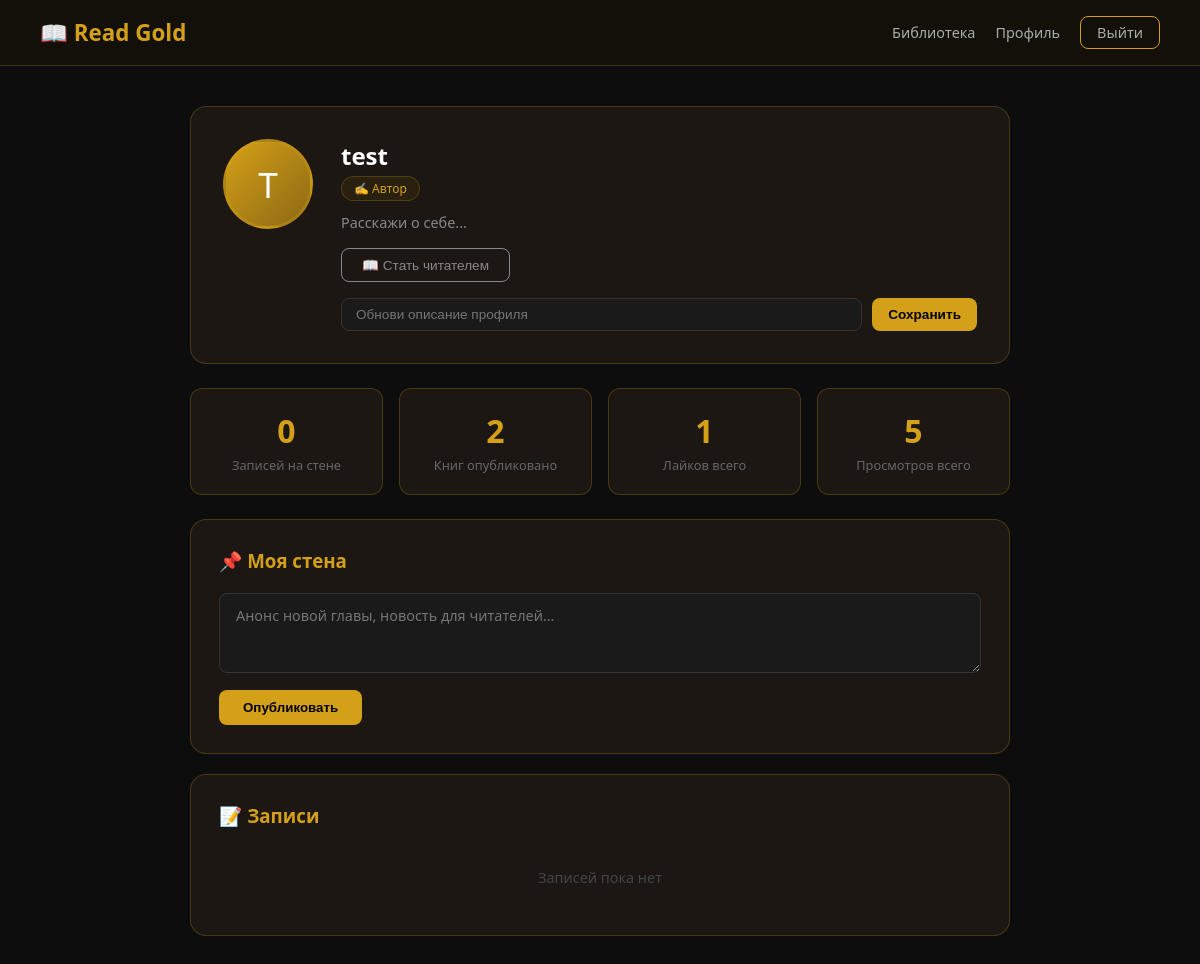
The page /profile (signed in) on the database its author committed.
### models.py (models this page shows)
class User(db.Model, UserMixin):
    id = db.Column(db.Integer, primary_key=True)
    username = db.Column(db.String(80), unique=True, nullable=False)
    email = db.Column(db.String(120), unique=True, nullable=False)
    password = db.Column(db.String(200), nullable=False)
    role = db.Column(db.String(20), default='reader')
    avatar = db.Column(db.String(200), nullable=True)
    bio = db.Column(db.Text, nullable=True)
    books = db.relationship('Book', backref='author', lazy=True)
    posts = db.relationship('Post', backref='user', lazy=True)

### app.py (the view)
@app.route('/profile')
@login_required
def profile():
    posts = Post.query.filter_by(user_id=current_user.id).order_by(Post.id.desc()).all()
    books = Book.query.filter_by(author_id=current_user.id).all()
    total_likes = sum(b.likes for b in books)
    total_views = sum(b.views for b in books)
    return render_template('profile.html', posts=posts, books=books,
                           total_likes=total_likes, total_views=total_views)

### app.py (called while the page is built)
@login_manager.user_loader
def load_user(user_id):
    return User.query.get(int(user_id))

### templates/profile.html (shortened to what this page needs)
<!DOCTYPE html>
<html lang="ru">
<head>
</head>
<body>
    <nav>
        <div class="logo">📖 Read Gold</div>
        <div class="nav-links">
            <a href="/dashboard">Библиотека</a>
            <a href="/profile">Профиль</a>
            <a href="/logout" class="logout">Выйти</a>
        </div>
    </nav>
    <div class="container">
        <div class="profile-header">
            <div class="avatar">
                {{ current_user.username[0].upper() }}
            </div>
            <div class="profile-info">
                <div class="profile-name">{{ current_user.username }}</div>
                <div class="profile-role">
                    {% if current_user.role == 'author' %}✍️ Автор{% else %}📖 Читатель{% endif %}
                </div>
                <div class="profile-bio">
                    {{ current_user.bio or 'Расскажи о себе...' }}
                    {% if current_user.role == 'reader' %}
<form method="POST" action="/set-role/author" style="margin-top: 16px;">
    <button type="submit" style="padding:8px 20px; background:transparent; border:1px solid #d4a017; color:#d4a017; border-radius:8px; cursor:pointer; font-size:0.85rem;">
        ✍️ Стать автором
    </button>
</form>
{% else %}
<form method="POST" action="/set-role/reader" style="margin-top: 16px;">
    <button type="submit" style="padding:8px 20px; background:transparent; border:1px solid #888; color:#888; border-radius:8px; cursor:pointer; font-size:0.85rem;">
        📖 Стать читателем
    </button>
</form>
{% endif %}
                </div>
                <form method="POST" action="/update-bio" class="edit-bio-form">
                    <input type="text" name="bio" placeholder="Обнови описание профиля">
                    <button type="submit">Сохранить</button>
                </form>
            </div>
        </div>
        <div class="stats">
            <div class="stat-card">
                <div class="stat-number">{{ posts|length }}</div>
                <div class="stat-label">Записей на стене</div>
            </div>
            {% if current_user.role == 'author' %}
            <div class="stat-card">
                <div class="stat-number">{{ books|length }}</div>
                <div class="stat-label">Книг опубликовано</div>
            </div>
            <div class="stat-card">
                <div class="stat-number">{{ total_likes }}</div>
                <div class="stat-label">Лайков всего</div>
            </div>
            <div class="stat-card">
                <div class="stat-number">{{ total_views }}</div>
                <div class="stat-label">Просмотров всего</div>
            </div>
            {% else %}
            <div class="stat-card">
                <div class="stat-number">0</div>
                <div class="stat-label">Прочитано книг</div>
            </div>
            {% endif %}
        </div>
        <div class="card">
            <h3>📌 Моя стена</h3>
            <form method="POST" action="/add-post" class="post-form">
                <textarea name="content" placeholder="{% if current_user.role == 'author' %}Анонс новой главы, новость для читателей...{% else %}Напиши рецензию или впечатление от книги...{% endif %}" required></textarea>
                <button type="submit">Опубликовать</button>
            </form>
        </div>
        <div class="card">
            <h3>📝 Записи</h3>
            {% if posts %}
                {% for post in posts %}
                <div class="post-item">
                    <div class="post-content">{{ post.content }}</div>
                    <div class="post-date">{{ post.created_at.strftime('%d.%m.%Y %H:%M') }}</div>
                </div>
                {% endfor %}
            {% else %}
                <div class="empty">Записей пока нет</div>
            {% endif %}
        </div>
    </div>
</body>
</html>

### templates/profile.html (style rules this page uses)
* { margin: 0; padding: 0; box-sizing: border-box; }
body { background-color: #0d0d0d; font-family: 'Segoe UI', sans-serif; color: #fff; min-height: 100vh; }
nav { background: rgba(20, 16, 10, 0.95); border-bottom: 1px solid #b8960c44; padding: 16px 40px; display: flex; justify-content: space-between; align-items: center; }
.logo { color: #d4a017; font-size: 1.4rem; font-weight: bold; }
.nav-links { display: flex; gap: 20px; align-items: center; }
.nav-links a { color: #aaa; text-decoration: none; font-size: 0.9rem; }
.logout { background: transparent; border: 1px solid #d4a017; color: #d4a017; padding: 6px 16px; border-radius: 8px; font-size: 0.85rem; text-decoration: none; }
.container { padding: 40px; max-width: 900px; margin: 0 auto; }
.profile-header { background: rgba(30, 25, 20, 0.95); border: 1px solid #b8960c44; border-radius: 16px; padding: 32px; display: flex; gap: 28px; align-items: flex-start; margin-bottom: 24px; }
.avatar { width: 90px; height: 90px; border-radius: 50%; background: linear-gradient(135deg, #d4a017, #8b6914); display: flex; align-items: center; justify-content: center; font-size: 2.2rem; flex-shrink: 0; border: 3px solid #d4a01744; }
.profile-info { flex: 1; }
.profile-name { font-size: 1.5rem; font-weight: bold; margin-bottom: 4px; }
.profile-role { display: inline-block; background: #2a2010; color: #d4a017; font-size: 0.75rem; padding: 3px 12px; border-radius: 20px; border: 1px solid #b8960c44; margin-bottom: 12px; }
.profile-bio { color: #888; font-size: 0.9rem; margin-bottom: 16px; }
.edit-bio-form { display: flex; gap: 10px; }
.edit-bio-form input { flex: 1; padding: 8px 14px; background: #1a1a1a; border: 1px solid #333; border-radius: 8px; color: #fff; font-size: 0.85rem; outline: none; }
.edit-bio-form button { padding: 8px 16px; background: #d4a017; color: #000; font-weight: bold; border: none; border-radius: 8px; cursor: pointer; font-size: 0.85rem; }
.stats { display: flex; gap: 16px; margin-bottom: 24px; }
.stat-card { flex: 1; background: rgba(30, 25, 20, 0.95); border: 1px solid #b8960c44; border-radius: 12px; padding: 20px; text-align: center; }
.stat-number { font-size: 2rem; font-weight: bold; color: #d4a017; }
.stat-label { font-size: 0.8rem; color: #666; margin-top: 4px; }
.card { background: rgba(30, 25, 20, 0.95); border: 1px solid #b8960c44; border-radius: 16px; padding: 28px; margin-bottom: 20px; }
.card h3 { color: #d4a017; margin-bottom: 20px; }
.post-form textarea { width: 100%; padding: 12px 16px; background: #1a1a1a; border: 1px solid #333; border-radius: 8px; color: #fff; font-size: 0.9rem; outline: none; resize: vertical; min-height: 80px; font-family: inherit; margin-bottom: 12px; }
.post-form button { padding: 10px 24px; background: #d4a017; color: #000; font-weight: bold; border: none; border-radius: 8px; cursor: pointer; }
.empty { color: #444; text-align: center; padding: 20px; font-size: 0.9rem; }

### rows shown on the page
User: username "T", username "test", bio "Расскажи о себе..."

### other values the page prints
{{ posts|length }} "0"
{{ books|length }} "2"
{{ total_likes }} "1"
{{ total_views }} "5"
